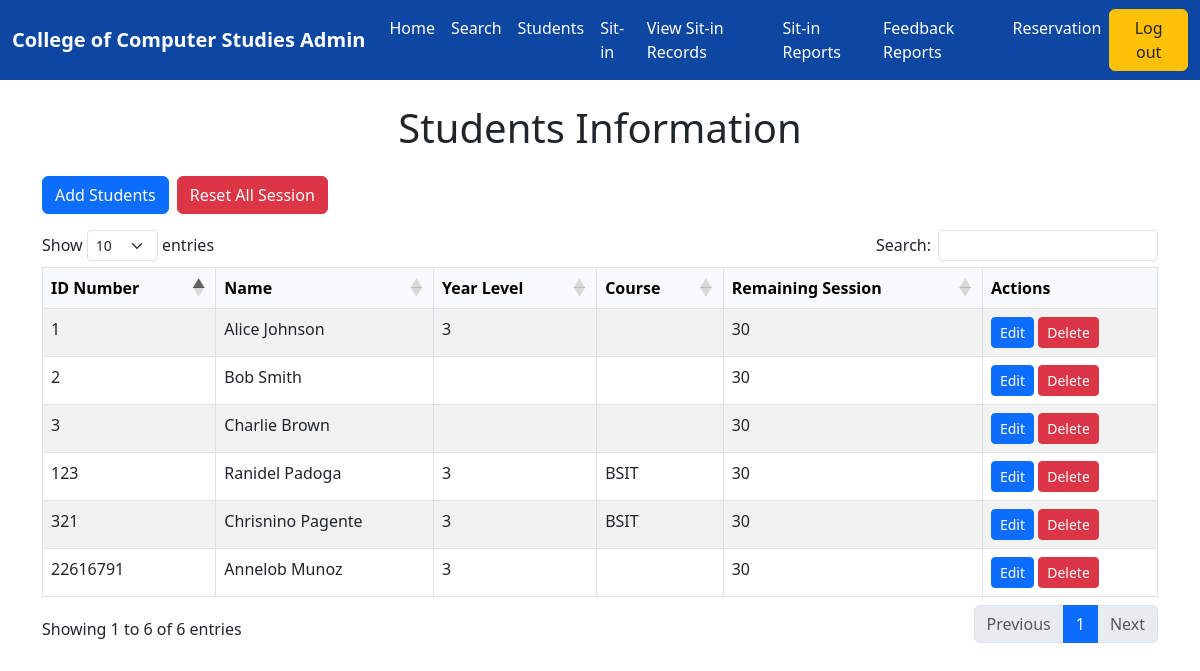
Page /students.php on the committed database.
### tables this page shows
CREATE TABLE `students` (
  `student_id` int(11) NOT NULL,
  `name` varchar(255) NOT NULL,
  `course` varchar(100) DEFAULT NULL,
  `year` int(11) DEFAULT NULL,
  `remaining_sessions` int(11) NOT NULL DEFAULT 30,
  `laboratory` varchar(100) DEFAULT NULL
);

### students.php (the view, shortened to what this page needs)
<?php
include 'db.php';
$sql = "SELECT * FROM students ORDER BY student_id ASC";
$result = mysqli_query($conn, $sql);
?>
<!DOCTYPE html>
<html lang="en">
<head>
    <link rel="stylesheet" href="https://cdn.jsdelivr.net/npm/bootstrap@5.3.0/dist/css/bootstrap.min.css">
    <link rel="stylesheet" href="https://cdn.datatables.net/1.13.4/css/dataTables.bootstrap5.min.css">
</head>
<body>
<nav class="navbar navbar-expand-lg navbar-dark" style="background-color: #0d47a1;">
    <div class="container-fluid">
        <a class="navbar-brand text-white fw-bold">College of Computer Studies Admin</a>
        <div class="collapse navbar-collapse justify-content-center" id="navbarNav">
            <ul class="navbar-nav">
                <li class="nav-item"><a class="nav-link text-white" href="admin.php">Home</a></li>
                <li class="nav-item"><a class="nav-link text-white" href="#" data-bs-toggle="modal" data-bs-target="#searchModal">Search</a></li>
                <li class="nav-item"><a class="nav-link text-white active" href="#">Students</a></li>
                <li class="nav-item"><a class="nav-link text-white" href="sit_in.php">Sit-in</a></li>
                <li class="nav-item"><a class="nav-link text-white" href="ViewRecords.php">View Sit-in Records</a></li>
                <li class="nav-item"><a class="nav-link text-white" href="report.php">Sit-in Reports</a></li>
                <li class="nav-item"><a class="nav-link text-white" href="feedback_report.php">Feedback Reports</a></li>
                <li class="nav-item"><a class="nav-link text-white" href="#">Reservation</a></li>
            </ul>
        </div>
        <a href="logout.php" class="btn btn-warning text-dark">Log out</a>
    </div>
</nav>
<div class="container mt-4">
    <h1 class="text-center mb-4">Students Information</h1>
    <div class="d-flex justify-content-start mb-3">
        <button class="btn btn-primary me-2" data-bs-toggle="modal" data-bs-target="#addModal">Add Students</button>
        <form method="POST" onsubmit="return confirm('Are you sure you want to reset all sessions to 30?');">
            <button type="submit" name="reset_all" class="btn btn-danger">Reset All Session</button>
        </form>
    </div>
    <table id="studentTable" class="table table-striped table-bordered">
        <thead class="table-light">
            <tr>
                <th>ID Number</th>
                <th>Name</th>
                <th>Year Level</th>
                <th>Course</th>
                <th>Remaining Session</th>
                <th>Actions</th>
            </tr>
        </thead>
        <tbody>
        <?php while ($row = mysqli_fetch_assoc($result)): ?>
            <tr>
                <td><?= $row['student_id'] ?></td>
                <td><?= $row['name'] ?></td>
                <td><?= $row['year'] ?></td>
                <td><?= $row['course'] ?></td>
                <td><?= $row['remaining_sessions'] ?></td>
                <td>
                    <button class="btn btn-sm btn-primary editBtn"
                        data-id="<?= $row['student_id'] ?>"
                        data-name="<?= $row['name'] ?>"
                        data-year="<?= $row['year'] ?>"
                        data-course="<?= $row['course'] ?>">
                        Edit
                    </button>
                    <a href="delete_student.php?student_id=<?= $row['student_id'] ?>" class="btn btn-sm btn-danger" onclick="return confirm('Delete this student?');">Delete</a>
                </td>
            </tr>
        <?php endwhile; ?>
        </tbody>
    </table>
</div>
</body>
</html>

### rows in the picture
students: student_id "1", name "Alice Johnson", year "3", remaining_sessions "30"
students: student_id "2", name "Bob Smith", remaining_sessions "30"
students: student_id "3", name "Charlie Brown", remaining_sessions "30"
students: student_id "123", name "Ranidel Padoga", year "3", course "BSIT", remaining_sessions "30"
students: student_id "321", name "Chrisnino Pagente", year "3", course "BSIT", remaining_sessions "30"
students: student_id "22616791", name "Annelob Munoz", year "3", remaining_sessions "30"
